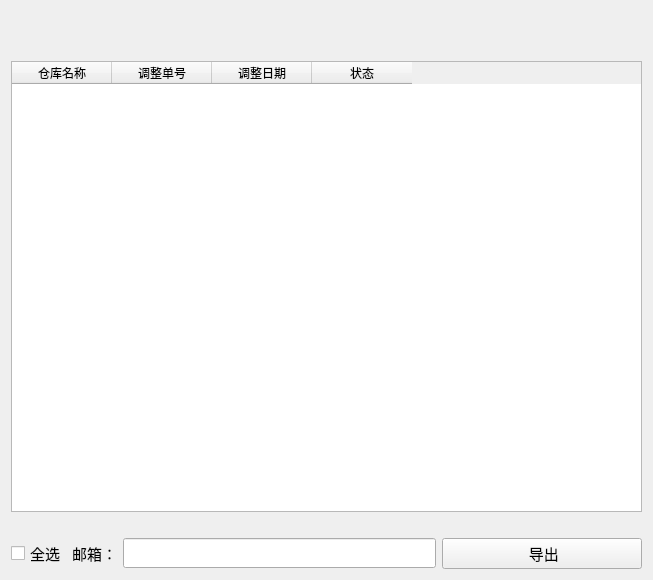
<?xml version="1.0" encoding="UTF-8"?>
<ui version="4.0">
 <class>ExtendAdjEmail</class>
 <widget class="QWidget" name="ExtendAdjEmail">
  <property name="geometry">
   <rect>
    <x>0</x>
    <y>0</y>
    <width>653</width>
    <height>580</height>
   </rect>
  </property>
  <property name="windowTitle">
   <string>Form</string>
  </property>
  <layout class="QVBoxLayout" name="verticalLayout_2">
   <item>
    <spacer name="horizontalSpacer">
     <property name="orientation">
      <enum>Qt::Horizontal</enum>
     </property>
     <property name="sizeHint" stdset="0">
      <size>
       <width>40</width>
       <height>25</height>
      </size>
     </property>
    </spacer>
   </item>
   <item>
    <spacer name="horizontalSpacer_2">
     <property name="orientation">
      <enum>Qt::Horizontal</enum>
     </property>
     <property name="sizeHint" stdset="0">
      <size>
       <width>40</width>
       <height>25</height>
      </size>
     </property>
    </spacer>
   </item>
   <item>
    <layout class="QVBoxLayout" name="verticalLayout">
     <item>
      <widget class="QTableWidget" name="tableWidgetData">
       <column>
        <property name="text">
         <string>仓库名称</string>
        </property>
       </column>
       <column>
        <property name="text">
         <string>调整单号</string>
        </property>
       </column>
       <column>
        <property name="text">
         <string>调整日期</string>
        </property>
       </column>
       <column>
        <property name="text">
         <string>状态</string>
        </property>
       </column>
      </widget>
     </item>
     <item>
      <layout class="QHBoxLayout" name="horizontalLayout"/>
     </item>
     <item>
      <spacer name="horizontalSpacer_3">
       <property name="orientation">
        <enum>Qt::Horizontal</enum>
       </property>
       <property name="sizeHint" stdset="0">
        <size>
         <width>40</width>
         <height>20</height>
        </size>
       </property>
      </spacer>
     </item>
     <item>
      <layout class="QHBoxLayout" name="horizontalLayout_2">
       <item>
        <widget class="QCheckBox" name="checkBoxAllSelect">
         <property name="font">
          <font>
           <family>宋体</family>
           <pointsize>11</pointsize>
          </font>
         </property>
         <property name="text">
          <string>全选</string>
         </property>
         <property name="icon">
          <iconset resource="../../../res.qrc">
           <normaloff>:/image/image/确认.png</normaloff>:/image/image/确认.png</iconset>
         </property>
        </widget>
       </item>
       <item>
        <widget class="QLabel" name="labelEmail">
         <property name="font">
          <font>
           <family>宋体</family>
           <pointsize>11</pointsize>
           <weight>50</weight>
           <bold>false</bold>
          </font>
         </property>
         <property name="text">
          <string>邮箱：</string>
         </property>
        </widget>
       </item>
       <item>
        <widget class="QLineEdit" name="lineEditEmail">
         <property name="minimumSize">
          <size>
           <width>0</width>
           <height>30</height>
          </size>
         </property>
         <property name="maximumSize">
          <size>
           <width>16777215</width>
           <height>30</height>
          </size>
         </property>
         <property name="font">
          <font>
           <family>宋体</family>
           <pointsize>12</pointsize>
           <weight>75</weight>
           <bold>true</bold>
          </font>
         </property>
        </widget>
       </item>
       <item>
        <widget class="QPushButton" name="pushButtonExport">
         <property name="minimumSize">
          <size>
           <width>200</width>
           <height>30</height>
          </size>
         </property>
         <property name="font">
          <font>
           <family>宋体</family>
           <pointsize>11</pointsize>
           <weight>50</weight>
           <bold>false</bold>
          </font>
         </property>
         <property name="text">
          <string> 导出</string>
         </property>
         <property name="icon">
          <iconset resource="../../../res.qrc">
           <normaloff>:/image/image/export.png</normaloff>:/image/image/export.png</iconset>
         </property>
        </widget>
       </item>
      </layout>
     </item>
    </layout>
   </item>
  </layout>
 </widget>
 <resources>
  <include location="../../../res.qrc"/>
 </resources>
 <connections/>
</ui>
